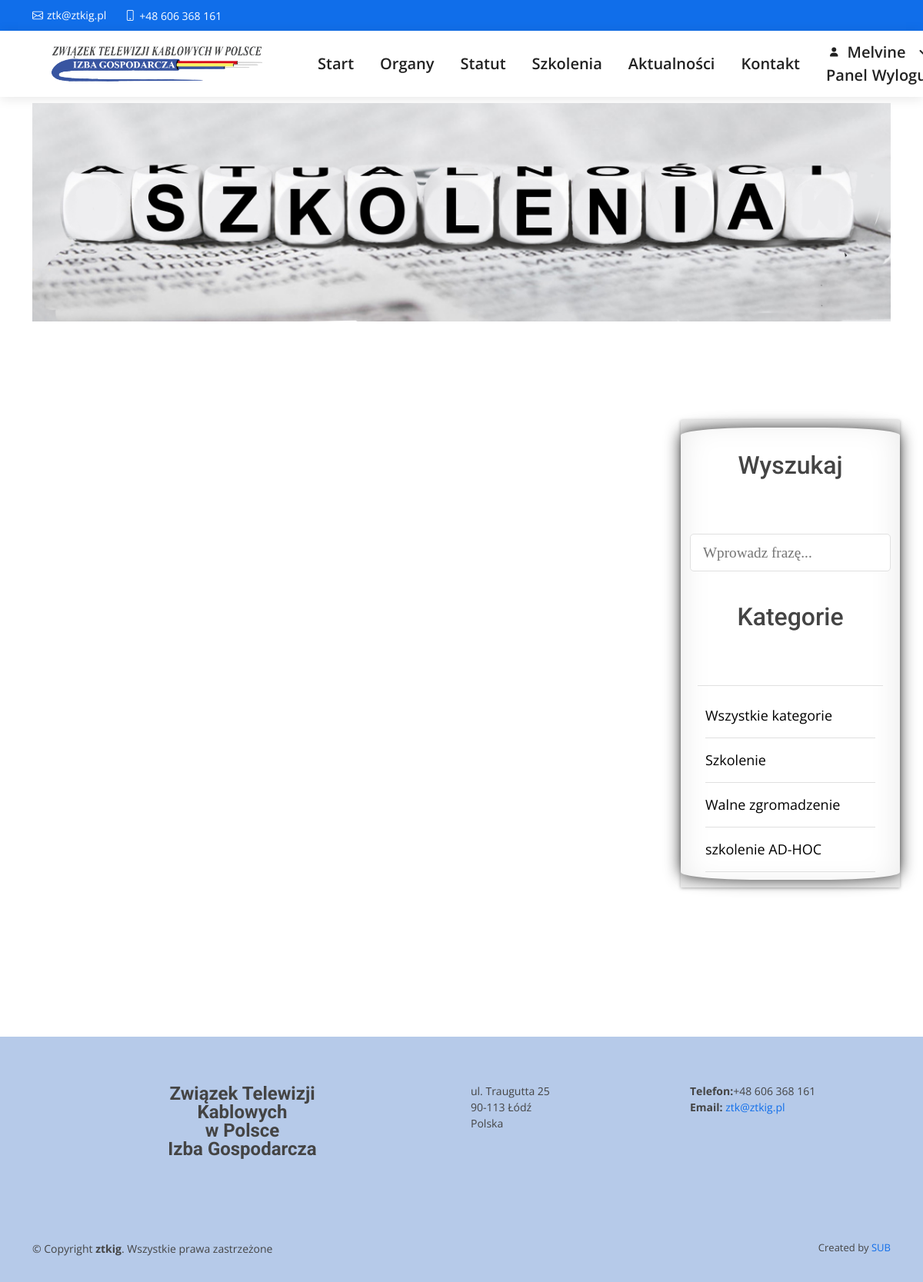
The app's page /szkolenia.php (signed in) with its own data.
### tables this page shows
CREATE TABLE `topics` (
  `id` int(11) NOT NULL,
  `name` varchar(100) NOT NULL,
  `description` text NOT NULL
);

### app/controllers/topics.php (called while the page is built, shortened)
<?php
include(ROOT_PATH . "/app/database/db.php");
$table = 'topics';
$topics = selectAll($table);

### app/database/db.php (called while the page is built, shortened)
<?php
require('connect.php');
function selectAll($table, $conditions = [])
{
    global $conn;
    $sql = "SELECT * FROM $table  ";
    if (empty($conditions)) {
        $stmt = $conn->prepare($sql);
        $stmt->execute();
        $records = $stmt->get_result()->fetch_all(MYSQLI_ASSOC);
        return $records;
    }
}

### szkolenia.php (the view, shortened to what this page needs)
<?php
include(ROOT_PATH . "/app/controllers/topics.php");
?>
<!DOCTYPE html>
<html lang="pl">
<head>
  <link href="assets/vendor/aos/aos.css" rel="stylesheet">
  <link href="assets/vendor/bootstrap/css/bootstrap.min.css" rel="stylesheet">
  <link href="assets/vendor/bootstrap-icons/bootstrap-icons.css" rel="stylesheet">
  <link href="assets/vendor/boxicons/css/boxicons.min.css" rel="stylesheet">
  <link href="assets/vendor/glightbox/css/glightbox.min.css" rel="stylesheet">
  <link href="assets/vendor/swiper/swiper-bundle.min.css" rel="stylesheet">
  <link href="/assets/vendor/fontawesome-all.min.css" rel="stylesheet">
  <link href="assets/css/style.css" rel="stylesheet">
  <link href="assets/css/style2.css" rel="stylesheet">
  <link href="assets/css/szkolenia.css" rel="stylesheet">
</head>
<body>
  <main id="main">
        <?php
            require("./includes/header.php");
        ?>
        <div class="slider-area">
            <div class="slider-bg3  d-flex align-items-center"  >
                <div class="container">
                    <div class="row justify-content-center ">
                        <div class="col-xl-12">
                                <img src="./assets//img/szkolenia.png" class="img-fluid" alt="Szkolenia ZTKIG">
                        </div>
                    </div>
                </div>
            </div>
        </div>
        <section class="blog_area section-padding" >
            <div class="container cont">
                <div class="row rrr">
                    <div class="col-lg-9 ">
                    </div>
                    <div class="col-lg-3 blog_item">
                        <div class="search" id="search" name="search">
                                <h2 class="section-title">Wyszukaj</h2>
                                <form action="szkolenia.php" method="post">
                                    <input type="text" name="search-term" class="text-input" placeholder="Wprowadz frazę...">
                                </form>
                        </div>
                                <div class="section topics" >
                                <h2 class="section-title">Kategorie</h2>
                                <ul>
                                    <li><a href="<?php echo BASE_URL . '/szkolenia.php'?>">Wszystkie kategorie</a></li>
                                    <?php foreach ($topics as $key => $topic): ?>
                                    <li><a href="<?php echo BASE_URL . '/szkolenia.php?t_id=' . $topic['id'] . '&name=' . $topic['name'] ?>"><?php echo $topic['name']; ?></a></li>
                                    <?php endforeach; ?>
                                </ul>
                                </div>
                    </div>
                </div>
            </div>
        </section>
  </main>
  <?php
     require("./includes/footer.php")
 ?>
</body>
</html>

### assets/css/style.css (style rules this page uses)
body { font-family: "Open Sans", sans-serif; color: #444444; }
a { color: #106eea; text-decoration: none; }
h1, h2, h3, h4, h5, h6 { font-family: "Roboto", sans-serif; }
section { padding: 5px 0 20px 0; overflow: hidden; }
.section-title { text-align: center; padding-top: 30px; padding-bottom: 60px; }

### assets/css/szkolenia.css (style rules this page uses)
.slider-bg3 { min-height: 300px; }
.blog_area a { color: gr, sans-serif !important; text-decoration: none; transition: .4s }
.section-padding { padding-top: 120px; padding-bottom: 120px }
.blog_item { margin-bottom: 50px; position:relative; -webkit-box-shadow:0 1px 4px rgba(0, 0, 0, 0.3), 0 0 40px rgba(0, 0, 0, 0.1) inset; -moz-box-shadow:0 1px 4px rgba(0, 0, 0, 0.3), 0 0 40px rgba(0, 0, 0, 0.1) inset; box-shadow:0 1px 4px rgba(0, 0, 0, 0.3), 0 0 40px rgba(0, 0, 0, 0.1) inset; }
.blog_item:before, .blog_item:after { content:""; position:absolute; z-index:-1; -webkit-box-shadow:0 0 20px rgba(0,0,0,0.8); -moz-box-shadow:0 0 20px rgba(0,0,0,0.8); box-shadow:0 0 20px rgba(0,0,0,0.8); top:10px; bottom:10px; left:0; right:0; -moz-border-radius:100px / 10px; border-radius:100px / 10px; }
.blog_item:after { right:10px; left:auto; -webkit-transform:skew(8deg) rotate(3deg); -moz-transform:skew(8deg) rotate(3deg); -ms-transform:skew(8deg) rotate(3deg); -o-transform:skew(8deg) rotate(3deg); transform:skew(8deg) rotate(3deg); }
.text-input { padding: 0.7rem 1rem; display: block; width: 100%; border-radius: 5px; border: 1px solid #e0e0e0; outline: none; color: #444; line-height: 1.5rem; font-size: 1.2em; font-family: "Lora", serif; }
.section-title { margin: 10px 10px 10px 10px; }
.section.topics ul { margin: 10px; padding: 10px; list-style: none; border-top: 1px solid #e0e0e0; }
.section.topics ul li a { display: block; padding: 15px 0px 15px 0px; border-bottom: 1px solid #e0e0e0; transition: all 0.3s; color: black; font-size: large; }

### records on screen
topics: name "Szkolenie"
topics: name "Walne zgromadzenie"
topics: name "szkolenie AD-HOC"

### other values on screen
$_SESSION['username'] "Melvine"
